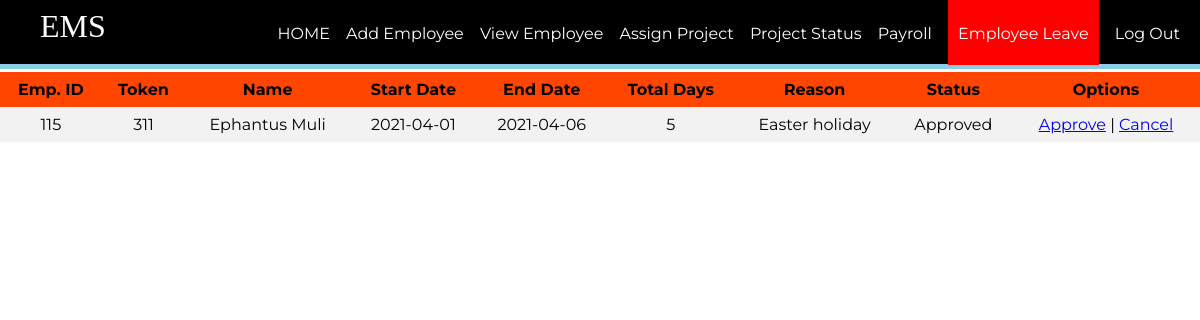
Page /employee/empleave.php on the earlier database version.
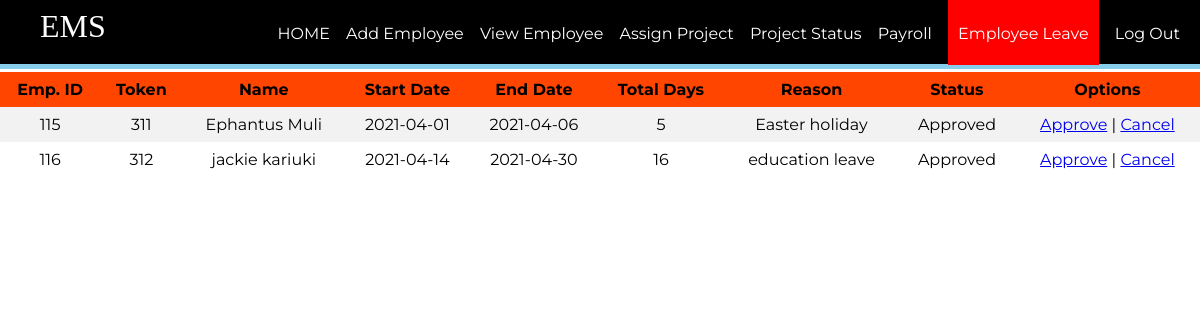
Same page on the later database version.
### tables this page shows
CREATE TABLE `employee_leave` (
  `id` int(11) DEFAULT NULL,
  `token` int(11) NOT NULL,
  `start` date DEFAULT NULL,
  `end` date DEFAULT NULL,
  `reason` char(100) DEFAULT NULL,
  `status` char(50) DEFAULT NULL
);

CREATE TABLE `employee` (
  `id` int(11) NOT NULL,
  `firstName` varchar(100) NOT NULL,
  `lastName` varchar(100) NOT NULL,
  `email` varchar(100) NOT NULL,
  `password` text NOT NULL,
  `birthday` date NOT NULL,
  `gender` varchar(10) NOT NULL,
  `contact` varchar(20) NOT NULL,
  `nid` int(20) NOT NULL,
  `address` varchar(100) DEFAULT NULL,
  `dept` varchar(100) NOT NULL,
  `degree` varchar(100) NOT NULL,
  `pic` text NOT NULL
);

### employee/empleave.php (the view, shortened to what this page needs)
<?php
require_once ('process/dbh.php');
$sql = "Select employee.id, employee.firstName, employee.lastName, employee_leave.start, employee_leave.end, employee_leave.reason, employee_leave.status, employee_leave.token From employee, employee_leave Where employee.id = employee_leave.id order by employee_leave.token";
$result = mysqli_query($conn, $sql);
?>
<html>
<head>
	<link rel="stylesheet" type="text/css" href="styleview.css">
</head>
<body>
	<header>
		<nav>
			<h1>EMS</h1>
			<ul id="navli">
				<li><a class="homeblack" href="aloginwel.php">HOME</a></li>
				<li><a class="homeblack" href="addemp.php">Add Employee</a></li>
				<li><a class="homeblack" href="viewemp.php">View Employee</a></li>
				<li><a class="homeblack" href="assign.php">Assign Project</a></li>
				<li><a class="homeblack" href="assignproject.php">Project Status</a></li>
				<li><a class="homeblack" href="salaryemp.php">Payroll</a></li>
				<li><a class="homered" href="empleave.php">Employee Leave</a></li>
				<li><a class="homeblack" href="alogin.html">Log Out</a></li>
			</ul>
		</nav>
	</header>
	<div class="divider"></div>
	<div id="divimg">
		<table>
			<tr>
				<th>Emp. ID</th>
				<th>Token</th>
				<th>Name</th>
				<th>Start Date</th>
				<th>End Date</th>
				<th>Total Days</th>
				<th>Reason</th>
				<th>Status</th>
				<th>Options</th>
			</tr>
			<?php
				while ($employee = mysqli_fetch_assoc($result)) {
				$date1 = new DateTime($employee['start']);
				$date2 = new DateTime($employee['end']);
				$interval = $date1->diff($date2);
					echo "<tr>";
					echo "<td>".$employee['id']."</td>";
					echo "<td>".$employee['token']."</td>";
					echo "<td>".$employee['firstName']." ".$employee['lastName']."</td>";
					echo "<td>".$employee['start']."</td>";
					echo "<td>".$employee['end']."</td>";
					echo "<td>".$interval->days."</td>";
					echo "<td>".$employee['reason']."</td>";
					echo "<td>".$employee['status']."</td>";
					echo "<td><a href=\"approve.php?id=$employee[id]&token=$employee[token]\"  onClick=\"return confirm('Are you sure you want to Approve the request?')\">Approve</a> | <a href=\"cancel.php?id=$employee[id]&token=$employee[token]\" onClick=\"return confirm('Are you sure you want to Canel the request?')\">Cancel</a></td>";
				}
			?>
		</table>
	</div>
</body>
</html>

Differences in the rows shown:
added employee_leave: id "116", token "312", id.firstName "jackie", id.lastName "kariuki", start "2021-04-14", end "2021-04-30", start+end "16", reason "education leave", status "Approved"
